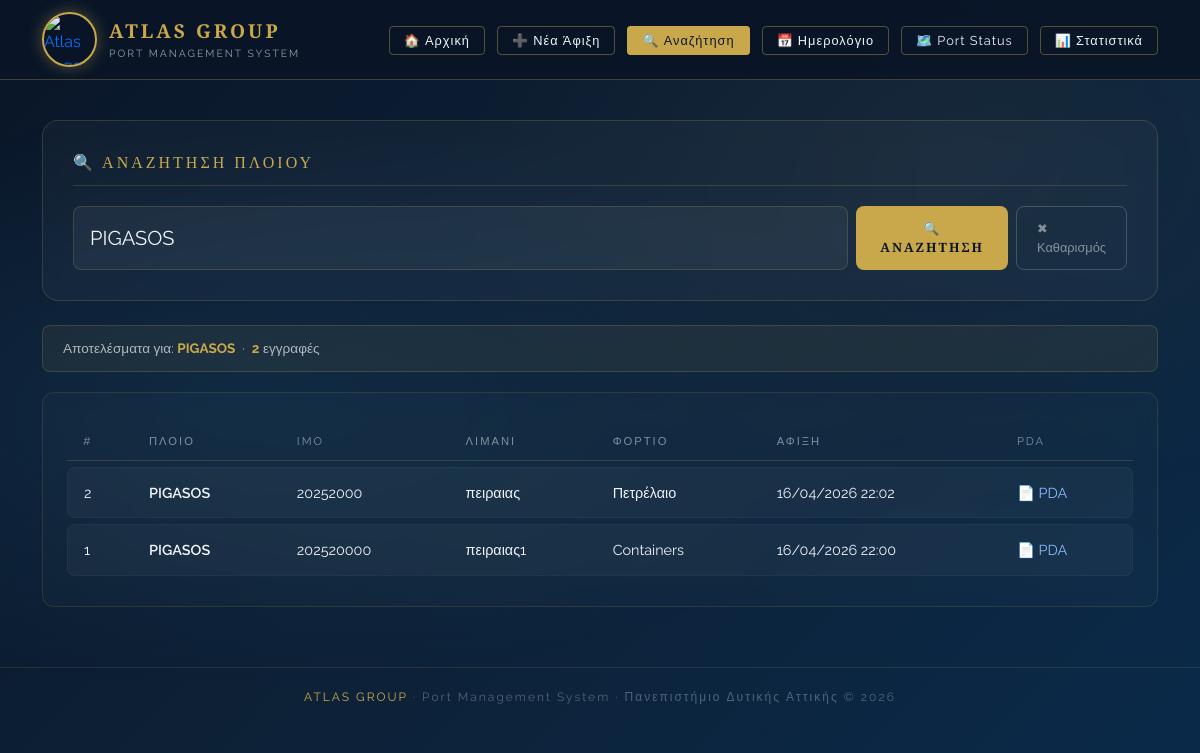
The page /search.php?keyword=PIGASOS on the database its author committed.
### tables this page shows
CREATE TABLE `arrivals` (
  `id` int(11) NOT NULL,
  `ship_name` varchar(100) NOT NULL,
  `imo_number` varchar(20) DEFAULT NULL,
  `cargo_type` varchar(50) DEFAULT NULL,
  `port` varchar(100) DEFAULT NULL,
  `arrival_time` datetime DEFAULT NULL,
  `departure_date` datetime DEFAULT NULL,
  `port_charges` decimal(10,2) NOT NULL DEFAULT 0.00,
  `pilotage` decimal(10,2) NOT NULL DEFAULT 0.00,
  `towage` decimal(10,2) NOT NULL DEFAULT 0.00,
  `berth_dues` decimal(10,2) NOT NULL DEFAULT 0.00,
  `services` decimal(10,2) NOT NULL DEFAULT 0.00,
  `garbage` decimal(10,2) NOT NULL DEFAULT 0.00,
  `crew_changes` decimal(10,2) NOT NULL DEFAULT 0.00,
  `cargo_ops` decimal(10,2) NOT NULL DEFAULT 0.00,
  `customs_docs` decimal(10,2) NOT NULL DEFAULT 0.00,
  `agency_fee` decimal(10,2) NOT NULL DEFAULT 0.00,
  `status` varchar(20) DEFAULT 'ΑΝΑΜΕΝΟΜΕΝΟ',
  `actual_arrival` datetime DEFAULT NULL,
  `actual_departure` datetime DEFAULT NULL,
  `internal_notes` text DEFAULT NULL
);

### src/helpers.php (called while the page is built, shortened)
<?php
function safe_h(?string $value): string {
    return htmlspecialchars((string)($value ?? ''), ENT_QUOTES, 'UTF-8');
}
function format_datetime_greek(?string $value): string {
    $timestamp = strtotime($value);
    return date('d/m/Y H:i', $timestamp);
}

### src/search.php (the view, shortened to what this page needs)
<?php
include 'db_connect.php';
include 'helpers.php';
?>
<!DOCTYPE html>
<html lang="el">
<head>
    <link href="https://cdn.jsdelivr.net/npm/bootstrap@5.3.0/dist/css/bootstrap.min.css" rel="stylesheet">
</head>
<body>
<div class="content-wrapper">
    <nav class="navbar-atlas">
        <div class="container d-flex justify-content-between align-items-center">
            <a href="index.php" class="navbar-brand-atlas">
                <img src="https://cdn.abacus.ai/images/2740de7f-a8ff-4f15-a162-2b34e6333d3f.png" class="logo-img" alt="Atlas Logo">
                <div>
                    <div class="brand-name">ATLAS GROUP</div>
                    <div class="brand-sub">Port Management System</div>
                </div>
            </a>
            <div>
                <a href="index.php" class="nav-btn">🏠 Αρχική</a>
                <a href="add_ship.php" class="nav-btn">➕ Νέα Άφιξη</a>
                <a href="search.php" class="nav-btn active">🔍 Αναζήτηση</a>
                <a href="calendar.php" class="nav-btn">📅 Ημερολόγιο</a>
                <a href="port_status.php" class="nav-btn">🗺️ Port Status</a>
                <a href="statistics.php" class="nav-btn">📊 Στατιστικά</a>
            </div>
        </div>
    </nav>
    <div class="container">
        <div class="search-card">
            <div class="section-title">🔍 Αναζήτηση Πλοίου</div>
            <form method="GET" action="search.php">
                <div class="d-flex gap-2">
                    <input type="text" name="keyword" id="searchInput" class="form-control form-control-lg" placeholder="Αναζήτηση με όνομα πλοίου, λιμάνι ή τύπο φορτίου...">
                    <button class="btn-search" type="submit">🔍 ΑΝΑΖΗΤΗΣΗ</button>
                    <a href="search.php" class="btn-clear">✖ Καθαρισμός</a>
                </div>
            </form>
        </div>
        <?php
        if (isset($_GET['keyword']) && trim($_GET['keyword']) !== '') {
            $keyword = '%' . trim($_GET['keyword']) . '%';
            $stmt = $conn->prepare("SELECT id, ship_name, imo_number, cargo_type, port, arrival_time FROM arrivals WHERE ship_name LIKE ? OR cargo_type LIKE ? OR port LIKE ? ORDER BY COALESCE(arrival_time, departure_date) DESC");
            $stmt->bind_param('sss', $keyword, $keyword, $keyword);
            $stmt->execute();
            $result = $stmt->get_result();
            echo "<div class='results-info'>Αποτελέσματα για: <b>" . safe_h($_GET['keyword']) . "</b> &nbsp;·&nbsp; <b>" . (int)$result->num_rows . "</b> εγγραφές</div>";
            echo "<div class='table-wrapper'><table class='atlas-table'><thead><tr><th>#</th><th>Πλοίο</th><th>IMO</th><th>Λιμάνι</th><th>Φορτίο</th><th>Άφιξη</th><th>PDA</th></tr></thead><tbody>";
            if ($result->num_rows > 0) {
                while($row = $result->fetch_assoc()) {
                    echo "<tr>
                            <td>" . (int)$row['id'] . "</td>
                            <td style='font-weight:600;'>" . safe_h($row['ship_name']) . "</td>
                            <td>" . safe_h($row['imo_number']) . "</td>
                            <td>" . safe_h($row['port']) . "</td>
                            <td>" . safe_h($row['cargo_type']) . "</td>
                            <td>" . format_datetime_greek($row['arrival_time']) . "</td>
                            <td><a href='pda.php?id=" . (int)$row['id'] . "' style='color:#8bb8ff;text-decoration:none;'>📄 PDA</a></td>
                          </tr>";
                }
            } else {
                echo "<tr><td colspan='7' style='text-align:center; color:rgba(240,244,248,0.3); padding:40px;'>⚠️ Δεν βρέθηκαν αποτελέσματα</td></tr>";
            }
            echo "</tbody></table></div>";
        }
        ?>
    </div>
    <footer class="atlas-footer"><span>ATLAS GROUP</span> · Port Management System · Πανεπιστήμιο Δυτικής Αττικής &copy; 2026</footer>
</div>
</body>
</html>

### src/search.php (style rules this page uses)
:root { --navy: #0a1628; --gold: #c9a84c; --gold-light: #e8c96d; --white: #f0f4f8; }
* { margin: 0; padding: 0; box-sizing: border-box; }
body { background: linear-gradient(135deg, #0a1628 0%, #0d2137 50%, #0a2a4a 100%); min-height: 100vh; font-family: 'Raleway', sans-serif; color: var(--white); }
body::before { content:''; position:fixed; inset:0; background:radial-gradient(ellipse at 20% 50%, rgba(26,74,107,0.3) 0%, transparent 50%), radial-gradient(ellipse at 80% 20%, rgba(201,168,76,0.05) 0%, transparent 40%); pointer-events:none; z-index:0; }
.content-wrapper { position: relative; z-index: 1; }
.navbar-atlas { background: rgba(10,22,40,0.95); backdrop-filter: blur(10px); border-bottom: 1px solid rgba(201,168,76,0.3); padding: 12px 0; }
.navbar-brand-atlas { display:flex; align-items:center; gap:12px; text-decoration:none; }
.logo-img { width:55px; height:55px; border-radius:50%; border:2px solid var(--gold); object-fit:cover; box-shadow:0 0 15px rgba(201,168,76,0.4); }
.brand-name { font-family:'Cinzel',serif; font-size:1.2rem; color:var(--gold); letter-spacing:3px; font-weight:700; }
.brand-sub { font-size:.65rem; color:rgba(240,244,248,.6); letter-spacing:2px; text-transform:uppercase; }
.nav-btn { background:transparent; border:1px solid rgba(201,168,76,.4); color:var(--white)!important; border-radius:4px; padding:6px 14px; font-size:.8rem; letter-spacing:1px; text-decoration:none; margin-left:8px; }
.nav-btn:hover,.nav-btn.active { background:var(--gold); color:var(--navy)!important; border-color:var(--gold); }
.section-title { font-family:'Cinzel',serif; font-size:1rem; letter-spacing:3px; color:var(--gold); text-transform:uppercase; border-bottom:1px solid rgba(201,168,76,.2); padding-bottom:10px; margin-bottom:20px; }
.search-card { background: rgba(255,255,255,0.03); border: 1px solid rgba(201,168,76,0.2); border-radius: 16px; padding: 30px; backdrop-filter: blur(10px); margin: 40px 0 24px; }
.form-control { background: rgba(255,255,255,0.05) !important; border: 1px solid rgba(201,168,76,0.2) !important; color: var(--white) !important; border-radius: 8px; padding: 12px 16px; }
.btn-search { background: var(--gold); color: var(--navy); border: none; border-radius: 8px; padding: 12px 24px; font-family: 'Cinzel', serif; font-size: 0.8rem; letter-spacing: 2px; font-weight: 700; }
.btn-clear { background: transparent; border: 1px solid rgba(240,244,248,0.2); color: rgba(240,244,248,0.5); border-radius: 8px; padding: 12px 20px; font-size: 0.8rem; text-decoration: none; }
.results-info { background: rgba(201,168,76,0.08); border: 1px solid rgba(201,168,76,0.2); border-radius: 8px; padding: 12px 20px; margin-bottom: 20px; font-size: 0.85rem; color: rgba(240,244,248,0.7); }
.results-info b { color: var(--gold); }
.table-wrapper { background: rgba(255,255,255,0.02); border: 1px solid rgba(201,168,76,0.15); border-radius: 12px; padding: 24px; backdrop-filter: blur(10px); }
.atlas-table { width:100%; border-collapse:separate; border-spacing:0 6px; }
.atlas-table thead th { font-size:0.7rem; letter-spacing:2px; text-transform:uppercase; color:rgba(240,244,248,0.5); padding:10px 16px; border-bottom:1px solid rgba(201,168,76,0.2); font-weight:400; }
.atlas-table tbody tr { background:rgba(255,255,255,0.03); }
.atlas-table tbody td { padding:14px 16px; border-top:1px solid rgba(255,255,255,0.04); border-bottom:1px solid rgba(255,255,255,0.04); font-size:0.9rem; }
.atlas-table tbody td:first-child { border-left:1px solid rgba(255,255,255,0.04); border-radius:8px 0 0 8px; }
.atlas-table tbody td:last-child { border-right:1px solid rgba(255,255,255,0.04); border-radius:0 8px 8px 0; }
.atlas-footer { border-top:1px solid rgba(201,168,76,0.15); padding:20px 0; text-align:center; font-size:0.75rem; color:rgba(240,244,248,0.3); letter-spacing:2px; margin-top:60px; }
.atlas-footer span { color:var(--gold); }

### rows shown on the page
arrivals: id "2", ship_name "PIGASOS", imo_number "20252000", port "πειραιας", cargo_type "Πετρέλαιο", arrival_time "16/04/2026 22:02"
arrivals: id "1", ship_name "PIGASOS", imo_number "202520000", port "πειραιας1", cargo_type "Containers", arrival_time "16/04/2026 22:00"

### other values the page prints
safe_h($_GET['keyword']) "PIGASOS"
$result->num_rows "2"
